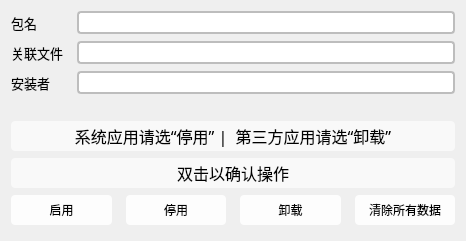
<?xml version="1.0" encoding="UTF-8"?>
<ui version="4.0">
 <class>tp_packageProfile</class>
 <widget class="QWidget" name="tp_packageProfile">
  <property name="geometry">
   <rect>
    <x>0</x>
    <y>0</y>
    <width>466</width>
    <height>241</height>
   </rect>
  </property>
  <property name="font">
   <font>
    <family>LXGW WenKai Lite</family>
    <pointsize>9</pointsize>
   </font>
  </property>
  <property name="windowTitle">
   <string>Form</string>
  </property>
  <layout class="QVBoxLayout" name="verticalLayout_4">
   <item>
    <layout class="QVBoxLayout" name="verticalLayout">
     <property name="spacing">
      <number>7</number>
     </property>
     <property name="bottomMargin">
      <number>5</number>
     </property>
     <item>
      <layout class="QHBoxLayout" name="horizontalLayout">
       <property name="spacing">
        <number>14</number>
       </property>
       <item>
        <layout class="QVBoxLayout" name="verticalLayout_3">
         <property name="spacing">
          <number>7</number>
         </property>
         <item>
          <widget class="QLabel" name="label">
           <property name="minimumSize">
            <size>
             <width>0</width>
             <height>0</height>
            </size>
           </property>
           <property name="maximumSize">
            <size>
             <width>16777215</width>
             <height>16777215</height>
            </size>
           </property>
           <property name="font">
            <font>
             <family>LXGW WenKai Lite</family>
             <pointsize>10</pointsize>
            </font>
           </property>
           <property name="styleSheet">
            <string notr="true"/>
           </property>
           <property name="text">
            <string>包名</string>
           </property>
           <property name="alignment">
            <set>Qt::AlignLeading|Qt::AlignLeft|Qt::AlignVCenter</set>
           </property>
          </widget>
         </item>
         <item>
          <widget class="QLabel" name="label_3">
           <property name="minimumSize">
            <size>
             <width>0</width>
             <height>0</height>
            </size>
           </property>
           <property name="font">
            <font>
             <family>LXGW WenKai Lite</family>
             <pointsize>10</pointsize>
            </font>
           </property>
           <property name="styleSheet">
            <string notr="true"/>
           </property>
           <property name="text">
            <string>关联文件</string>
           </property>
           <property name="alignment">
            <set>Qt::AlignLeading|Qt::AlignLeft|Qt::AlignVCenter</set>
           </property>
          </widget>
         </item>
         <item>
          <widget class="QLabel" name="label_2">
           <property name="minimumSize">
            <size>
             <width>0</width>
             <height>0</height>
            </size>
           </property>
           <property name="font">
            <font>
             <family>LXGW WenKai Lite</family>
             <pointsize>10</pointsize>
            </font>
           </property>
           <property name="styleSheet">
            <string notr="true"/>
           </property>
           <property name="text">
            <string>安装者</string>
           </property>
           <property name="alignment">
            <set>Qt::AlignLeading|Qt::AlignLeft|Qt::AlignVCenter</set>
           </property>
          </widget>
         </item>
        </layout>
       </item>
       <item>
        <layout class="QVBoxLayout" name="verticalLayout_2">
         <property name="spacing">
          <number>7</number>
         </property>
         <item>
          <widget class="QLineEdit" name="lineEdit_name">
           <property name="minimumSize">
            <size>
             <width>0</width>
             <height>0</height>
            </size>
           </property>
           <property name="font">
            <font>
             <family>LXGW WenKai Lite</family>
             <pointsize>9</pointsize>
            </font>
           </property>
           <property name="acceptDrops">
            <bool>false</bool>
           </property>
           <property name="styleSheet">
            <string notr="true">border:2px solid #BDBDBD;
border-radius:4px;</string>
           </property>
           <property name="readOnly">
            <bool>true</bool>
           </property>
          </widget>
         </item>
         <item>
          <widget class="QLineEdit" name="lineEdit_path">
           <property name="minimumSize">
            <size>
             <width>0</width>
             <height>0</height>
            </size>
           </property>
           <property name="font">
            <font>
             <family>LXGW WenKai Lite</family>
             <pointsize>9</pointsize>
            </font>
           </property>
           <property name="acceptDrops">
            <bool>false</bool>
           </property>
           <property name="styleSheet">
            <string notr="true">border:2px solid #BDBDBD;
border-radius:4px;</string>
           </property>
           <property name="readOnly">
            <bool>true</bool>
           </property>
          </widget>
         </item>
         <item>
          <widget class="QLineEdit" name="lineEdit_installer">
           <property name="minimumSize">
            <size>
             <width>0</width>
             <height>0</height>
            </size>
           </property>
           <property name="font">
            <font>
             <family>LXGW WenKai Lite</family>
             <pointsize>9</pointsize>
            </font>
           </property>
           <property name="acceptDrops">
            <bool>false</bool>
           </property>
           <property name="styleSheet">
            <string notr="true">border:2px solid #BDBDBD;
border-radius:4px;</string>
           </property>
           <property name="readOnly">
            <bool>true</bool>
           </property>
          </widget>
         </item>
        </layout>
       </item>
      </layout>
     </item>
     <item>
      <spacer name="verticalSpacer">
       <property name="orientation">
        <enum>Qt::Vertical</enum>
       </property>
       <property name="sizeHint" stdset="0">
        <size>
         <width>20</width>
         <height>40</height>
        </size>
       </property>
      </spacer>
     </item>
     <item>
      <widget class="QLabel" name="tips_2">
       <property name="minimumSize">
        <size>
         <width>0</width>
         <height>30</height>
        </size>
       </property>
       <property name="maximumSize">
        <size>
         <width>16777215</width>
         <height>30</height>
        </size>
       </property>
       <property name="font">
        <font>
         <family>LXGW WenKai Lite</family>
         <pointsize>12</pointsize>
        </font>
       </property>
       <property name="styleSheet">
        <string notr="true">background-color:rgba(255,255,255,0.6);border-radius:4px;border:0px;</string>
       </property>
       <property name="text">
        <string>系统应用请选“停用” |  第三方应用请选“卸载”</string>
       </property>
       <property name="alignment">
        <set>Qt::AlignCenter</set>
       </property>
      </widget>
     </item>
     <item>
      <widget class="QLabel" name="tips">
       <property name="minimumSize">
        <size>
         <width>0</width>
         <height>30</height>
        </size>
       </property>
       <property name="maximumSize">
        <size>
         <width>16777215</width>
         <height>30</height>
        </size>
       </property>
       <property name="font">
        <font>
         <family>LXGW WenKai Lite</family>
         <pointsize>12</pointsize>
        </font>
       </property>
       <property name="styleSheet">
        <string notr="true">background-color:rgba(255,255,255,0.6);border-radius:4px;border:0px;</string>
       </property>
       <property name="text">
        <string>双击以确认操作</string>
       </property>
       <property name="alignment">
        <set>Qt::AlignCenter</set>
       </property>
      </widget>
     </item>
     <item>
      <layout class="QHBoxLayout" name="horizontalLayout_5">
       <property name="spacing">
        <number>14</number>
       </property>
       <item>
        <widget class="QPushButton" name="enable">
         <property name="minimumSize">
          <size>
           <width>0</width>
           <height>30</height>
          </size>
         </property>
         <property name="font">
          <font>
           <family>LXGW WenKai Lite</family>
           <pointsize>9</pointsize>
          </font>
         </property>
         <property name="styleSheet">
          <string notr="true">QPushButton{background-color:rgba(255,255,255,0.9);border-radius:4px;border:0px;}
QPushButton:hover{background-color:rgba(255,255,255,0.7);}
QPushButton:pressed{background-color:rgba(255,255,255,0.6);}</string>
         </property>
         <property name="text">
          <string>启用</string>
         </property>
        </widget>
       </item>
       <item>
        <widget class="QPushButton" name="disable">
         <property name="minimumSize">
          <size>
           <width>0</width>
           <height>30</height>
          </size>
         </property>
         <property name="font">
          <font>
           <family>LXGW WenKai Lite</family>
           <pointsize>9</pointsize>
          </font>
         </property>
         <property name="styleSheet">
          <string notr="true">QPushButton{background-color:rgba(255,255,255,0.9);border-radius:4px;border:0px;}
QPushButton:hover{background-color:rgba(255,255,255,0.7);}
QPushButton:pressed{background-color:rgba(255,255,255,0.6);}</string>
         </property>
         <property name="text">
          <string>停用</string>
         </property>
        </widget>
       </item>
       <item>
        <widget class="QPushButton" name="uninstall">
         <property name="minimumSize">
          <size>
           <width>0</width>
           <height>30</height>
          </size>
         </property>
         <property name="font">
          <font>
           <family>LXGW WenKai Lite</family>
           <pointsize>9</pointsize>
          </font>
         </property>
         <property name="styleSheet">
          <string notr="true">QPushButton{background-color:rgba(255,255,255,0.9);border-radius:4px;border:0px;}
QPushButton:hover{background-color:rgba(255,255,255,0.7);}
QPushButton:pressed{background-color:rgba(255,255,255,0.6);}</string>
         </property>
         <property name="text">
          <string>卸载</string>
         </property>
        </widget>
       </item>
       <item>
        <widget class="QPushButton" name="clear">
         <property name="minimumSize">
          <size>
           <width>0</width>
           <height>30</height>
          </size>
         </property>
         <property name="font">
          <font>
           <family>LXGW WenKai Lite</family>
           <pointsize>9</pointsize>
          </font>
         </property>
         <property name="styleSheet">
          <string notr="true">QPushButton{background-color:rgba(255,255,255,0.9);border-radius:4px;border:0px;}
QPushButton:hover{background-color:rgba(255,255,255,0.7);}
QPushButton:pressed{background-color:rgba(255,255,255,0.6);}</string>
         </property>
         <property name="text">
          <string>清除所有数据</string>
         </property>
        </widget>
       </item>
      </layout>
     </item>
    </layout>
   </item>
  </layout>
 </widget>
 <resources/>
 <connections/>
</ui>
